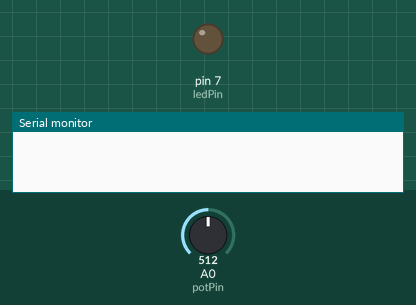
The sketch below on a simulated Arduino Uno, built with avr-gcc and run on an emulated ATmega328P. Shown: output pins drawn as LEDs (lit = HIGH), the last lines printed to the serial monitor. Dashed ring = blinking. The test bench sets the inputs (shaded band); at power-on: A0 (potPin) = 512.

Above: at 0.1 s.
At 1.2 s:
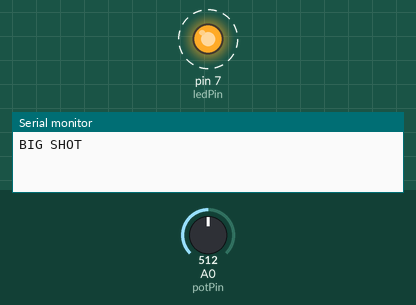
1.3 s: A0 (potPin) set to 122
4.3 s: A0 (potPin) set to 0
At 4.55 s:
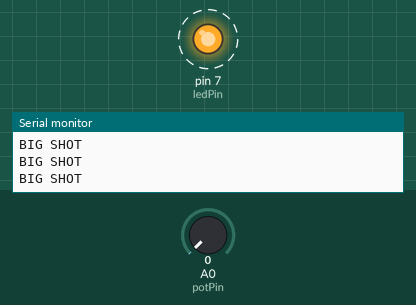
Timing chart, 0 to 13.3 s (numbered marks = the images above; inputs shaded):
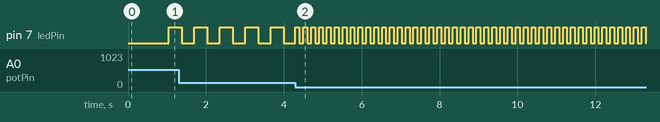

The sketch:

sketch_aug28poten.ino
```cpp
int intervalo = 1000;
int potPin = A0;
int ledPin = 7;
bool stLed = 0;
int valorPot = 0;
int potMap = 0;
unsigned long tiempoAct = 0;
unsigned long tiempoAnt = 0;

void setup() {
  pinMode(ledPin, OUTPUT);
  Serial.begin(9600);

}

void loop() {

  tiempoAct = millis();
   valorPot = analogRead(potPin);
  potMap = map(valorPot,0,1023,100,2000);
  intervalo = potMap;

  if (tiempoAct - tiempoAnt > intervalo){
    stLed = !stLed;
    Serial.println("BIG SHOT");
    tiempoAnt = tiempoAct;

  }
  digitalWrite(ledPin, stLed);


}
```

Measured:
- after the input at 4.3 s, pin 7 (ledPin): alternates HIGH for 0.10 s and LOW for 0.10 s, starting after 0.10 s
- by itself, pin 7 (ledPin): alternates HIGH for 0.33 s and LOW for 0.33 s
